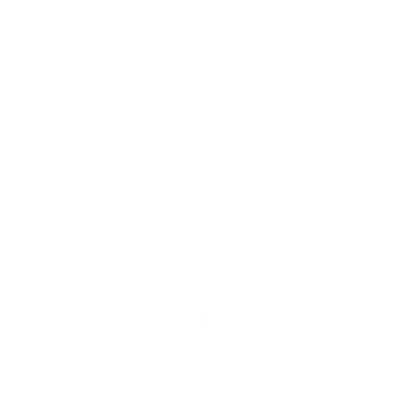
Frame 1 (no input)
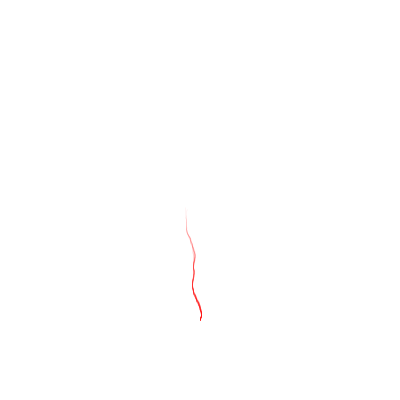
Frame 60 (the mouse pressed at the canvas centre just before this capture)
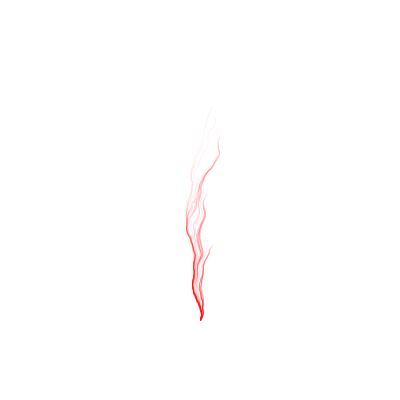
Frame 120 (the mouse held since frame 60 and released just before this capture)

The Processing sketch that drew these frames (run headless with seeded random() and noise(); from frame 60 on, the mouse is pressed at the canvas centre):

// Processing sketch: FloodFieldSmokeHYT
// ── FloodFieldSmokeHYT.pde
PVector[][] VV;
ArrayList<Particle> PP;

int PARTS = 1000;
int MAXLIFE = 200;
float ZOOM = 0.1;
float ROT = 0.05;
float MAG = 2;
color BKG = color(255);
color COL = color(255,0,0,10);
int MARGIN = 2;
int XSPAN = 0;

PVector ORIGIN;

int h;

void setup()
{
  frameRate(1000);
  colorMode(HSB);
  size(400,400);
  background(BKG);
  
  VV = new PVector[width][height];
  
  for (int i=0; i<width; i++)
    for (int j=0; j<height; j++)
    {
      float n = (noise(i*ZOOM,j*ZOOM)*2-1)-PI/2;
      VV[i][j] = PVector.fromAngle(n);
      VV[i][j].setMag(MAG);
    }
    
  ORIGIN = new PVector(width/2, 4*height/5);
  PP = new ArrayList<Particle>();
}

void draw()
{
  println(frameRate);
  //noStroke();
  //fill(BKG);
  //rect(0,0,width,height);
 
  float var = random(-ROT,ROT);
  
  for (int i=0; i<width; i++)
    for (int j=0; j<height; j++)
    {
      VV[i][j].rotate(var);
    }
  
  if (PP.size() < PARTS) PP.add(new Particle(ORIGIN));
  
  for (int i=0; i<PP.size(); i++)
    PP.get(i).show(color(COL));
}
// ── Particle.pde
class Particle
{
  PVector pos;
  PVector prev;
  PVector org;
  int life;
  int lifespan;
  
  Particle(PVector poss)
  {
    org = poss.copy();
    pos = new PVector(org.x + random(-XSPAN,XSPAN), org.y);
    lifespan = round(random(MAXLIFE));
  }
  
  void update()
  {      
    if (pos.x > width-MARGIN || pos.x < MARGIN ||
        pos.y > height-MARGIN || pos.y < MARGIN ||
        life > lifespan)
    {
      pos.x = org.x + random(-XSPAN,XSPAN);
      pos.y = org.y;
      life = 0;
      lifespan = round(random(MAXLIFE));
    }
    
    prev = pos.copy();
    
    pos.add(VV[floor(pos.x)][floor(pos.y)]);
    
    life++;
  }
  
  void show(color h)
  {
    update();
    stroke(h);
    strokeCap(SQUARE);
    line(prev.x, prev.y, pos.x, pos.y);
  }
  
}
